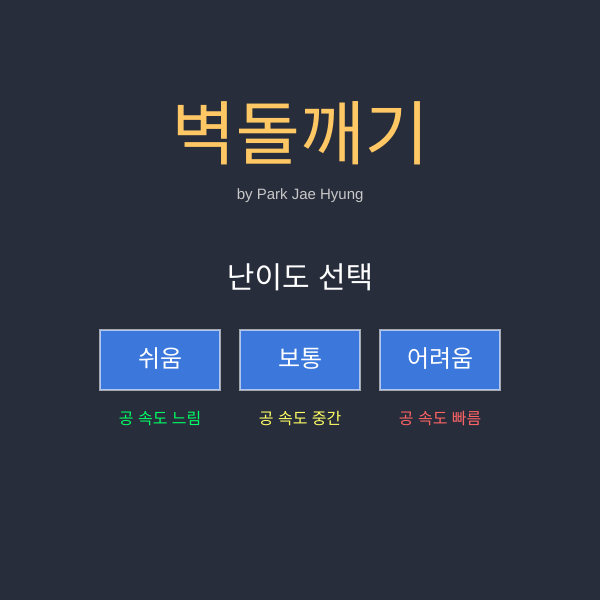
Frame 1 (no input)
Frame 60 (no input): identical to frame 1, image omitted
Frame 120 (the mouse pressed at the canvas centre since frame 60): identical to frame 1, image omitted

The p5.js sketch that drew this single still picture (run headless with seeded random() and noise() and a simulated clock; from frame 60 on, the mouse is pressed at the canvas centre):

// p5.js sketch
// ── sketch.js
let xPos, xDir;
let yPos, yDir;
let diam;
let speed;
let padX, targetPadX;
let padWidth;
let bricks = [];
let score = 0;
let lives;
let gameState;
let totalBricks;
let difficulty;
let level = 1;
let maxLevel = 3;
let ballHue = 0;
let particles = [];
let bgm, hitSound;

function preload() {
}

function setup() {
  createCanvas(600, 600);
  gameState = 'menu';
  padX = width / 2;
  targetPadX = width / 2;
}

function draw() {
  if (gameState === 'menu') {
    displayMenu();
  } else if (gameState === 'playing') {
    background(30, 30, 40);
    bricksDrawing();
    drawParticles();
    padDrawingMovement();
    ballDrawingMovement();
    ballBouncing();
    bricksBallCollision();
    checkGameOver();
    checkWin();
    displayScoreAndLevel();
    displayLives();
  } else if (gameState === 'gameover') {
    displayGameOver();
  } else if (gameState === 'win') {
    displayWin();
  }
}

function displayMenu() {
  background(40, 45, 60);
  
  fill(255, 200, 100);
  textSize(70);
  textAlign(CENTER, CENTER);
  text('벽돌깨기', width / 2, 140);
  
  fill(200);
  textSize(15);
  text('by Park Jae Hyung', width / 2, 195);
  
  fill(255);
  textSize(30);
  text('난이도 선택', width / 2, 280);
  
  drawButton(width / 2 - 200, 330, 120, 60, '쉬움', mouseX > width / 2 - 200 && mouseX < width / 2 - 80 && mouseY > 330 && mouseY < 390);
  fill(0, 255, 100);
  textSize(16);
  text('공 속도 느림', width / 2 - 140, 420);

  drawButton(width / 2 - 60, 330, 120, 60, '보통', mouseX > width / 2 - 60 && mouseX < width / 2 + 60 && mouseY > 330 && mouseY < 390);
  fill(255, 255, 100);
  textSize(16);
  text('공 속도 중간', width / 2, 420);

  drawButton(width / 2 + 80, 330, 120, 60, '어려움', mouseX > width / 2 + 80 && mouseX < width / 2 + 200 && mouseY > 330 && mouseY < 390);
  fill(255, 100, 100);
  textSize(16);
  text('공 속도 빠름', width / 2 + 140, 420);
}

function drawButton(x, y, w, h, label, hover) {
  if (hover) {
    fill(100, 180, 255);
    cursor(HAND);
  } else {
    fill(60, 120, 220);
    cursor(ARROW);
  }
  stroke(255, 255, 255, 150);
  strokeWeight(2);
  rect(x, y, w, h);
  
  fill(255);
  noStroke();
  textSize(24);
  textAlign(CENTER, CENTER);
  text(label, x + w / 2, y + h / 2);
}

function mousePressed() {
  if (gameState === 'menu') {
    if (mouseX > width / 2 - 200 && mouseX < width / 2 - 80 && mouseY > 330 && mouseY < 390) {
      difficulty = 'easy';
      startGame();
    }
    if (mouseX > width / 2 - 60 && mouseX < width / 2 + 60 && mouseY > 330 && mouseY < 390) {
      difficulty = 'normal';
      startGame();
    }
    if (mouseX > width / 2 + 80 && mouseX < width / 2 + 200 && mouseY > 330 && mouseY < 390) {
      difficulty = 'hard';
      startGame();
    }
  }
}

function startGame() {
  score = 0;
  lives = 3;
  level = 1;
  loadLevel(level);
  gameState = 'playing';
}

function loadLevel(lvl) {
  bricks = [];
  if (lvl === 1) {
    for (let r = 0; r < 4; r++) {
      let row = [];
      for (let c = 0; c < 12; c++) row.push(1);
      bricks.push(row);
    }
  } else if (lvl === 2) {
    for (let r = 0; r < 5; r++) {
      let row = [];
      for (let c = 0; c < 12; c++) row.push((r + c) % 2 === 0 ? 1 : 0);
      bricks.push(row);
    }
  } else if (lvl === 3) {
    for (let r = 0; r < 6; r++) {
      let row = [];
      for (let c = 0; c < 12; c++) {
        if (c >= 5 - r && c <= 6 + r && r < 4) row.push(1);
        else row.push(0);
      }
      bricks.push(row);
    }
  }
  
  countTotalBricks();
  variableInitialization();
}

function countTotalBricks() {
  totalBricks = 0;
  for (let r = 0; r < bricks.length; r++) {
    for (let c = 0; c < bricks[r].length; c++) {
      if (bricks[r][c] === 1) totalBricks++;
    }
  }
}

function variableInitialization() {
  if (difficulty === 'easy') speed = 4;
  else if (difficulty === 'normal') speed = 6;
  else if (difficulty === 'hard') speed = 8;
  
  speed += (level - 1); 
  
  xPos = width / 2;
  xDir = speed;
  yPos = height - 120;
  yDir = -speed;
  diam = 18;
  padWidth = 140;
  targetPadX = width / 2 - padWidth / 2;
  padX = targetPadX;
  particles = [];
}

function getBrickColor(r) {
  let colors = [
    color(255, 80, 80),
    color(255, 180, 80),
    color(255, 230, 80),
    color(80, 255, 120),
    color(80, 180, 255),
    color(200, 80, 255)
  ];
  return colors[r % colors.length];
}

function bricksDrawing() {
  stroke(30, 30, 40);
  strokeWeight(3);
  for (let r = 0; r < bricks.length; r++) {
    for (let c = 0; c < bricks[r].length; c++) {
      if (bricks[r][c] === 1) {
        fill(getBrickColor(r));
        rect(c * 50, r * 40 + 60, 50, 40);
      }
    }
  }
}

function bricksBallCollision() {
  for (let r = 0; r < bricks.length; r++) {
    for (let c = 0; c < bricks[r].length; c++) {
      if (bricks[r][c] === 1) {
        let bX = c * 50;
        let bY = r * 40 + 60;
        
        if (xPos + diam/2 > bX && xPos - diam/2 < bX + 50 &&
            yPos + diam/2 > bY && yPos - diam/2 < bY + 40) {
            
          bricks[r][c] = 0;
          score++;
          
          createParticles(bX + 25, bY + 20, getBrickColor(r));
          if (hitSound) hitSound.play();
          
          let prevX = xPos - xDir;
          let prevY = yPos - yDir;
          
          if (prevX + diam/2 <= bX || prevX - diam/2 >= bX + 50) {
            xDir *= -1;
          } else {
            yDir *= -1;
          }
          return;
        }
      }
    }
  }
}

function ballDrawingMovement() {
  ballHue = (ballHue + 3) % 360;
  colorMode(HSB);
  let ballColor = color(ballHue, 80, 100);
  colorMode(RGB);

  drawingContext.shadowBlur = 15;
  drawingContext.shadowColor = ballColor;
  
  fill(ballColor);
  noStroke();
  ellipse(xPos, yPos, diam, diam);
  
  drawingContext.shadowBlur = 0;
  
  xPos = xPos + xDir;
  yPos = yPos + yDir;
}

function padDrawingMovement() {
  targetPadX = constrain(mouseX - padWidth / 2, 0, width - padWidth);
  padX = lerp(padX, targetPadX, 0.2); 

  drawingContext.shadowBlur = 20;
  drawingContext.shadowColor = color(0, 150, 255);
  
  fill(50, 180, 255);
  noStroke();
  rect(padX, height - 40, padWidth, 15);
  
  drawingContext.shadowBlur = 0;
}

function ballBouncing() {
  if (xPos - diam / 2 < 0 || xPos + diam / 2 > width) {
    xDir *= -1;
    xPos = constrain(xPos, diam/2, width - diam/2);
  }
  if (yPos - diam / 2 < 0) {
    yDir *= -1;
    yPos = diam/2;
  }
  if (yDir > 0 && yPos + diam / 2 >= height - 40 && yPos - diam / 2 <= height - 25) {
    if (xPos > padX && xPos < padX + padWidth) {
      yDir *= -1;
      let hitPoint = xPos - (padX + padWidth / 2);
      xDir = hitPoint * 0.15; 
      yPos = height - 40 - diam / 2;
    }
  }
}

function createParticles(x, y, col) {
  for (let i = 0; i < 15; i++) {
    particles.push({
      x: x,
      y: y,
      vx: random(-4, 4),
      vy: random(-4, 4),
      life: 255,
      color: col
    });
  }
}

function drawParticles() {
  noStroke();
  for (let i = particles.length - 1; i >= 0; i--) {
    let p = particles[i];
    fill(red(p.color), green(p.color), blue(p.color), p.life);
    ellipse(p.x, p.y, random(3, 6));
    p.x += p.vx;
    p.y += p.vy;
    p.life -= 15;
    if (p.life <= 0) particles.splice(i, 1);
  }
}

function checkGameOver() {
  if (yPos - diam / 2 > height) {
    lives--;
    if (lives > 0) {
      variableInitialization();
    } else {
      gameState = 'gameover';
    }
  }
}

function checkWin() {
  let remainingBricks = 0;
  for (let r = 0; r < bricks.length; r++) {
    for (let c = 0; c < bricks[r].length; c++) {
      if (bricks[r][c] === 1) remainingBricks++;
    }
  }
  
  if (remainingBricks === 0) {
    if (level < maxLevel) {
      level++;
      loadLevel(level);
    } else {
      gameState = 'win';
    }
  }
}

function displayScoreAndLevel() {
  fill(255);
  noStroke();
  textSize(20);
  textAlign(LEFT);
  text(`레벨: ${level}   점수: ${score}`, 15, 30);
}

function displayLives() {
  fill(255, 100, 100);
  noStroke();
  textSize(20);
  textAlign(RIGHT);
  let hearts = "♥".repeat(lives);
  text(`목숨: ${hearts}`, width - 15, 30);
}

function displayGameOver() {
  background(40, 20, 20);
  fill(255, 100, 100);
  textSize(60);
  textAlign(CENTER, CENTER);
  text('GAME OVER', width / 2, height / 2 - 50);
  
  fill(255);
  textSize(30);
  text(`최종 점수: ${score}`, width / 2, height / 2 + 30);
}

function displayWin() {
  background(20, 40, 20);
  fill(100, 255, 100);
  textSize(60);
  textAlign(CENTER, CENTER);
  text('CLEAR!', width / 2, height / 2 - 50);
  
  fill(255);
  textSize(30);
  text(`모든 레벨 완료! 최종 점수: ${score}`, width / 2, height / 2 + 30);
}
